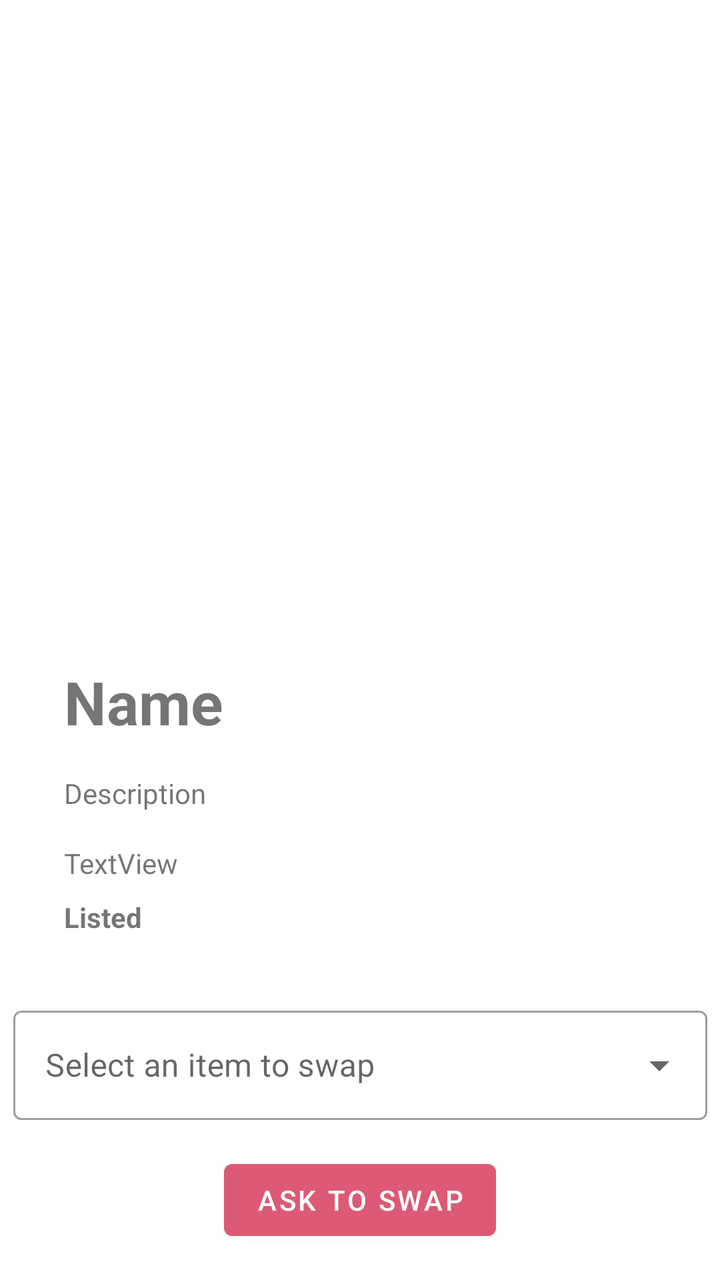
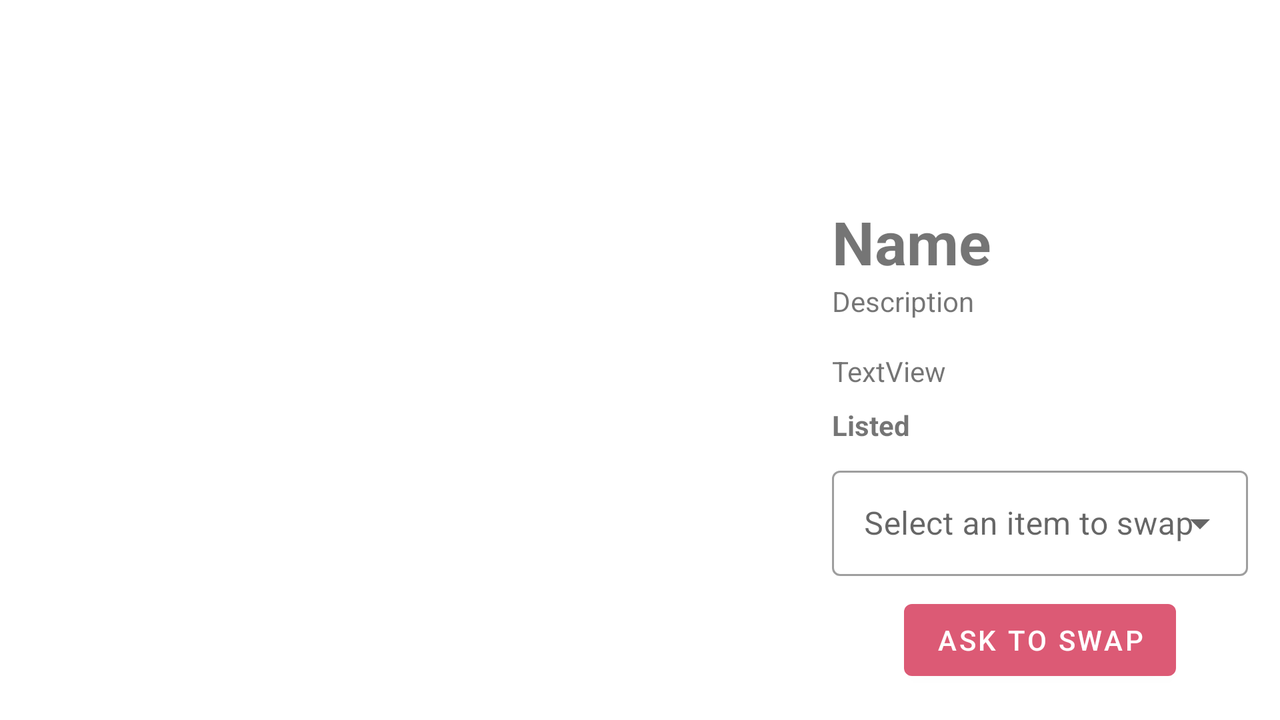

Two renders of one Android screen. The first uses the default layout on a phone; the second uses the alternative layout the repository ships for a different screen configuration, on a matching device. The two XML files are below.
<!-- AndroidManifest.xml: application theme Theme.Swapsies -->
<!-- res/layout/fragment_view_other_trade_item.xml -->
<?xml version="1.0" encoding="utf-8"?>
<androidx.constraintlayout.widget.ConstraintLayout xmlns:android="http://schemas.android.com/apk/res/android"
xmlns:app="http://schemas.android.com/apk/res-auto"
xmlns:tools="http://schemas.android.com/tools"
android:layout_width="match_parent"
android:layout_height="match_parent">

    <ImageView
        android:id="@+id/item_image_detail"
        android:layout_width="0dp"
        android:layout_height="0dp"
        android:layout_marginBottom="16dp"
        android:scaleType="centerCrop"
        app:layout_constraintBottom_toTopOf="@+id/item_name_detail_text"
        app:layout_constraintEnd_toEndOf="parent"
        app:layout_constraintStart_toStartOf="parent"
        app:layout_constraintTop_toTopOf="parent"
        tools:srcCompat="@tools:sample/avatars" />

    <TextView
        android:id="@+id/item_name_detail_text"
        android:layout_width="wrap_content"
        android:layout_height="wrap_content"
        android:layout_marginStart="32dp"
        android:layout_marginEnd="32dp"
        android:layout_marginBottom="16dp"
        android:text="@string/name"
        android:textSize="30sp"
        android:textStyle="bold"
        app:layout_constraintBottom_toTopOf="@+id/item_description_detail"
        app:layout_constraintEnd_toEndOf="parent"
        app:layout_constraintHorizontal_bias="0.0"
        app:layout_constraintStart_toStartOf="parent" />

    <TextView
        android:id="@+id/item_description_detail"
        android:layout_width="wrap_content"
        android:layout_height="wrap_content"
        android:layout_marginStart="32dp"
        android:layout_marginEnd="32dp"
        android:layout_marginBottom="16dp"
        android:text="@string/description"
        app:layout_constraintBottom_toTopOf="@+id/location_view"
        app:layout_constraintEnd_toEndOf="parent"
        app:layout_constraintHorizontal_bias="0.0"
        app:layout_constraintStart_toStartOf="parent" />

    <TextView
        android:id="@+id/item_listed_detail"
        android:layout_width="wrap_content"
        android:layout_height="wrap_content"
        android:layout_marginStart="32dp"
        android:layout_marginEnd="32dp"
        android:layout_marginBottom="32dp"
        android:text="@string/item_dateListed_detail"
        android:textStyle="bold"
        app:layout_constraintBottom_toTopOf="@+id/textInputLayout"
        app:layout_constraintEnd_toEndOf="parent"
        app:layout_constraintHorizontal_bias="0.0"
        app:layout_constraintStart_toStartOf="parent" />

    <Button
        android:id="@+id/ask_to_trade_btn"
        android:layout_width="wrap_content"
        android:layout_height="wrap_content"
        android:layout_marginBottom="16dp"
        android:text="@string/ask_to_trade"
        app:layout_constraintBottom_toBottomOf="parent"
        app:layout_constraintEnd_toEndOf="parent"
        app:layout_constraintStart_toStartOf="parent" />

    <com.google.android.material.textfield.TextInputLayout
        android:id="@+id/textInputLayout"
        style="@style/Widget.MaterialComponents.TextInputLayout.OutlinedBox.ExposedDropdownMenu"
        android:layout_width="347dp"
        android:layout_height="60dp"
        android:layout_marginBottom="16dp"
        app:layout_constraintBottom_toTopOf="@+id/ask_to_trade_btn"
        app:layout_constraintEnd_toEndOf="parent"
        app:layout_constraintStart_toStartOf="parent">

        <AutoCompleteTextView
            android:id="@+id/auto_complete_text_view"
            android:layout_width="match_parent"
            android:layout_height="match_parent"
            android:layout_weight="1"
            android:hint="@string/select_an_item_to_trade"
            android:inputType="none" />

    </com.google.android.material.textfield.TextInputLayout>

    <TextView
        android:id="@+id/location_view"
        android:layout_width="wrap_content"
        android:layout_height="wrap_content"
        android:layout_marginStart="32dp"
        android:layout_marginBottom="8dp"
        android:text="TextView"
        app:layout_constraintBottom_toTopOf="@+id/item_listed_detail"
        app:layout_constraintStart_toStartOf="parent" />


</androidx.constraintlayout.widget.ConstraintLayout>
<!-- resources referenced by this layout -->
<resources>
  <string name="ask_to_trade">Ask To Swap</string>
  <string name="description">Description</string>
  <string name="item_dateListed_detail">Listed</string>
  <string name="name">Name</string>
  <string name="select_an_item_to_trade">Select an item to swap</string>
  <style name="Theme.Swapsies" parent="Theme.MaterialComponents.DayNight.DarkActionBar">
          
          <item name="colorPrimary">@color/swapsies_pink</item>
          <item name="colorPrimaryVariant">@color/purple_700</item>
          <item name="colorOnPrimary">@color/white</item>
          
          <item name="colorSecondary">@color/swapsies_pink</item>
          <item name="colorSecondaryVariant">@color/swapsies_pink</item>
          <item name="colorOnSecondary">@color/black</item>
          
          <item name="android:statusBarColor" tools:targetApi="l">@color/swapsies_pink</item>
          
      </style>
  <color name="swapsies_pink">#dc5a75</color>
  <color name="purple_700">#FF3700B3</color>
  <color name="white">#FFFFFFFF</color>
  <color name="black">#FF000000</color>
</resources>
<!-- res/layout-land/fragment_view_other_trade_item.xml (the repository's variant of the layout above) -->
<!-- drawn on the phone turned sideways -->
<?xml version="1.0" encoding="utf-8"?>
<androidx.constraintlayout.widget.ConstraintLayout xmlns:android="http://schemas.android.com/apk/res/android"
xmlns:app="http://schemas.android.com/apk/res-auto"
xmlns:tools="http://schemas.android.com/tools"
android:layout_width="match_parent"
android:layout_height="match_parent">

    <ImageView
        android:id="@+id/item_image_detail"
        android:layout_width="400dp"
        android:layout_height="0dp"
        android:layout_marginEnd="32dp"
        android:scaleType="centerCrop"
        app:layout_constraintBottom_toBottomOf="parent"
        app:layout_constraintEnd_toEndOf="parent"
        app:layout_constraintHorizontal_bias="0.0"
        app:layout_constraintStart_toStartOf="parent"
        app:layout_constraintTop_toTopOf="parent"
        tools:srcCompat="@tools:sample/avatars" />

    <TextView
        android:id="@+id/item_name_detail_text"
        android:layout_width="wrap_content"
        android:layout_height="wrap_content"
        android:layout_marginStart="16dp"
        android:layout_marginEnd="16dp"
        android:text="@string/name"
        android:textSize="30sp"
        android:textStyle="bold"
        app:layout_constraintBottom_toTopOf="@+id/item_description_detail"
        app:layout_constraintEnd_toEndOf="parent"
        app:layout_constraintHorizontal_bias="0.0"
        app:layout_constraintStart_toEndOf="@+id/item_image_detail" />

    <TextView
        android:id="@+id/item_listed_detail"
        android:layout_width="wrap_content"
        android:layout_height="wrap_content"
        android:layout_marginStart="16dp"
        android:layout_marginEnd="16dp"
        android:layout_marginBottom="74dp"
        android:text="@string/item_dateListed_detail"
        android:textStyle="bold"
        app:layout_constraintBottom_toTopOf="@+id/ask_to_trade_btn"
        app:layout_constraintEnd_toEndOf="parent"
        app:layout_constraintHorizontal_bias="0.0"
        app:layout_constraintStart_toEndOf="@+id/item_image_detail" />

    <TextView
        android:id="@+id/location_view"
        android:layout_width="wrap_content"
        android:layout_height="wrap_content"
        android:layout_marginStart="16dp"
        android:layout_marginEnd="16dp"
        android:layout_marginBottom="8dp"
        android:text="TextView"
        app:layout_constraintBottom_toTopOf="@+id/item_listed_detail"
        app:layout_constraintEnd_toEndOf="parent"
        app:layout_constraintHorizontal_bias="0.0"
        app:layout_constraintStart_toEndOf="@+id/item_image_detail" />

    <TextView
        android:id="@+id/item_description_detail"
        android:layout_width="wrap_content"
        android:layout_height="wrap_content"
        android:layout_marginStart="16dp"
        android:layout_marginEnd="16dp"
        android:layout_marginBottom="16dp"
        android:text="@string/description"
        app:layout_constraintBottom_toTopOf="@+id/location_view"
        app:layout_constraintEnd_toEndOf="parent"
        app:layout_constraintHorizontal_bias="0.0"
        app:layout_constraintStart_toEndOf="@+id/item_image_detail" />

    <Button
        android:id="@+id/ask_to_trade_btn"
        android:layout_width="wrap_content"
        android:layout_height="wrap_content"
        android:layout_marginStart="16dp"
        android:layout_marginEnd="16dp"
        android:layout_marginBottom="16dp"
        android:text="@string/ask_to_trade"
        app:layout_constraintBottom_toBottomOf="parent"
        app:layout_constraintEnd_toEndOf="parent"
        app:layout_constraintStart_toEndOf="@+id/item_image_detail" />

    <com.google.android.material.textfield.TextInputLayout
        android:id="@+id/textInputLayout"
        style="@style/Widget.MaterialComponents.TextInputLayout.OutlinedBox.ExposedDropdownMenu"
        android:layout_width="0dp"
        android:layout_height="58dp"
        android:layout_marginStart="16dp"
        android:layout_marginEnd="16dp"
        android:layout_marginBottom="8dp"
        app:layout_constraintBottom_toTopOf="@+id/ask_to_trade_btn"
        app:layout_constraintEnd_toEndOf="parent"
        app:layout_constraintStart_toEndOf="@+id/item_image_detail">

        <AutoCompleteTextView
            android:id="@+id/auto_complete_text_view"
            android:layout_width="match_parent"
            android:layout_height="match_parent"
            android:layout_weight="1"
            android:hint="@string/select_an_item_to_trade"
            android:inputType="none" />

    </com.google.android.material.textfield.TextInputLayout>


</androidx.constraintlayout.widget.ConstraintLayout>
